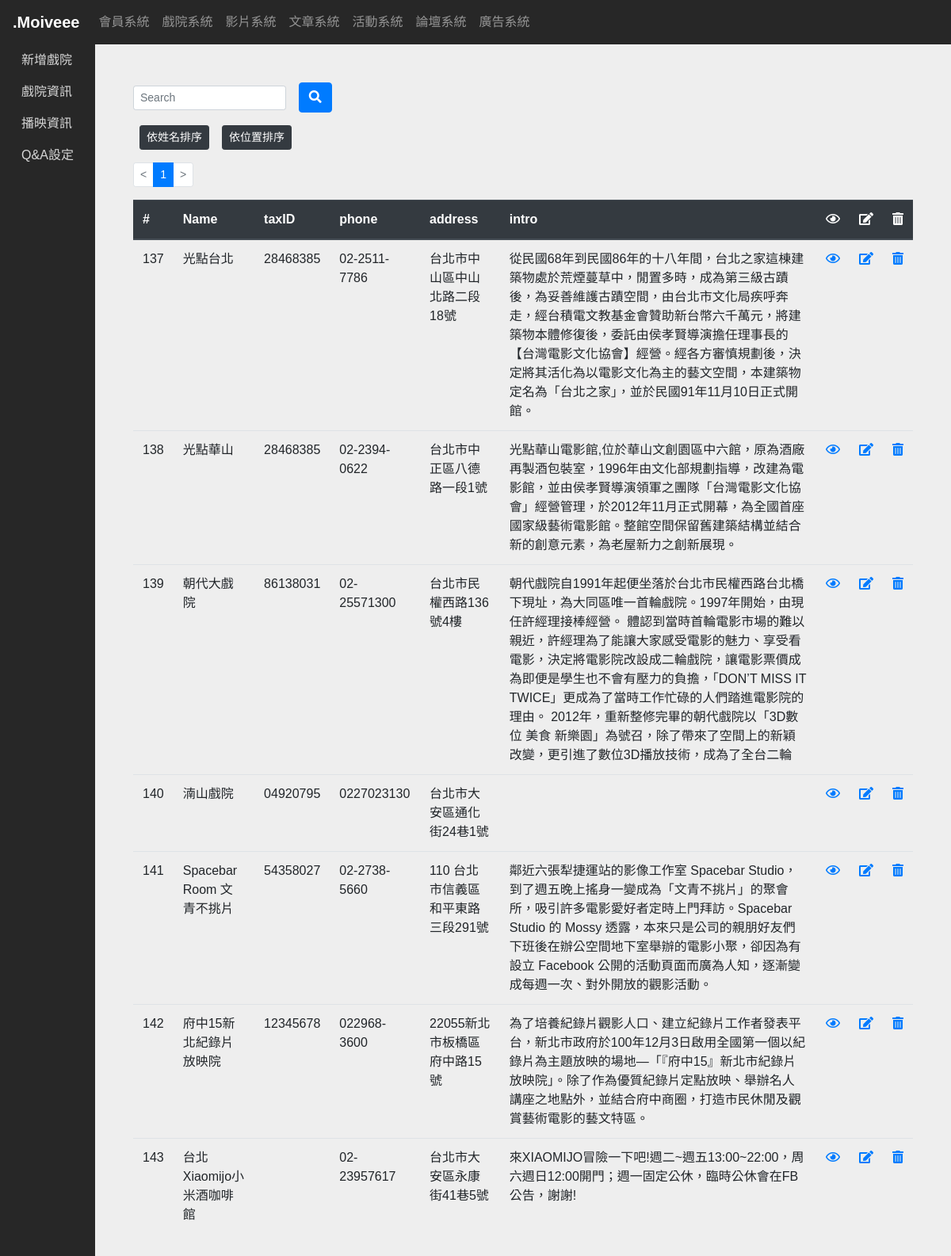
The app's page /php/cinema_ifmt_list.php with its own data.
### tables this page shows
CREATE TABLE `cinema` (
  `sid` int(11) NOT NULL,
  `name` varchar(255) NOT NULL,
  `img` varchar(255) NOT NULL,
  `taxID` varchar(255) NOT NULL,
  `phone` varchar(255) NOT NULL,
  `address` varchar(255) NOT NULL,
  `account` varchar(255) NOT NULL,
  `password` varchar(255) NOT NULL,
  `intro` varchar(255) NOT NULL
);

### php/cinema_ifmt_list.php (the view, shortened to what this page needs)
<?php include __DIR__. './PDO.php'?>
<?php
    $per_page = 10;
    $page = isset($_GET['page']) ? intval($_GET['page']) : 1;
    $t_sql = "SELECT COUNT(1) FROM cinema";
    $t_stmt = $pdo->query($t_sql);
    $total_rows = $t_stmt->fetch(PDO::FETCH_NUM)[0];
    $total_pages = ceil($total_rows/$per_page);
    $sn = isset($_GET['search']) ? $_GET['search'] : '';
try{
    if(! empty($sn)){
        $ssn = "'%".$_GET['search']."%'";
        $st_sql = sprintf("SELECT COUNT(1) FROM cinema where `name` like %s ",$ssn);
        $st_stmt = $pdo->query($st_sql);
        $stotal_rows = $st_stmt->fetch(PDO::FETCH_NUM)[0];
        $sper_page = 15;
        $stotal_pages = ceil($stotal_rows/$sper_page);
        if($page < 1) $page = 1;
        if($page > $stotal_pages) $page = $stotal_pages;
        $sql = sprintf("SELECT * FROM cinema where `name` like %s LIMIT %s, %s",$ssn ,($page-1)*$sper_page, $sper_page);
    } else {
    $sql = sprintf("SELECT * FROM cinema LIMIT %s, %s", ($page-1)*$per_page, $per_page);
    }
    $stmt = $pdo->query($sql);
    $rows = $stmt->fetchAll(PDO::FETCH_ASSOC);
}catch (PDOException $ex){
    $error_msg = '查無此資料';
}
?>
<?php include __DIR__. './head.php' ?>
<?php include __DIR__. './nav.php' ?>
<?php include __DIR__. './cinema_sidenav.php' ?>
<section class="dashboard">
        <div class="input-group mb-3">
            <form name="search" class="form-inline md-form form-sm" method="GET">
                <input name="search" class="form-control form-control-sm mr-3 w-75" type="text" placeholder="Search" aria-label="Search" value="<?= $sn ?>">
                <button type="submit" class="btn btn-primary"><i class="fas fa-search" aria-hidden="true"></i></button>
            </form>
        </div>
        <div class="mb-3">
            <div class="d-flex align-items-md-end">
                <button type="button" class="btn btn-dark btn-sm mx-2">依姓名排序</button>
                <button type="button" class="btn btn-dark btn-sm mx-2">依位置排序</button>
            </div>
        </div>
    <?php if(! empty($sn)){ ?>
        <div class="row">
            <div class="col-lg-12">
                <nav>
                    <ul class="pagination pagination-sm">
                        <li class="page-item <?= $page<=1 ? 'disabled' : '' ?>">
                            <a class="page-link" href="?search=<?= isset($sn) ? $sn : ''?>&page=<?= $page-1 ?>">&lt;</a>
                        </li>
                        <?php for($i=1; $i<$stotal_pages; $i++): ?>
                            <li class="page-item <?= $i==$page ? 'active' : '' ?>">
                                <a class="page-link" href="?search=<?= isset($sn) ? $sn : ''?>&page=<?= $i ?>"><?= $i ?></a>
                            </li>
                        <?php endfor ?>
                        <li  class="page-item <?= $page>=$stotal_pages ? 'disabled' : '' ?>">
                            <a class="page-link" href="?search=<?= isset($sn) ? $sn : ''?>&page=<?= $page+1 ?>">&gt;</a>
                        </li>
                    </ul>
                </nav>
            </div>
        </div>
    <?php } else{ ?>
        <div class="row">
            <div class="col-lg-12">
                <nav>
                    <ul class="pagination pagination-sm">
                        <li class="page-item <?= $page<=1 ? 'disabled' : '' ?>">
                            <a class="page-link" href="?search=<?= isset($sn) ? $sn : ''?>&page=<?= $page-1 ?>">&lt;</a>
                        </li>
                        <?php for($i=1; $i<=$total_pages; $i++): ?>
                            <li class="page-item <?= $i==$page ? 'active' : '' ?>">
                                <a class="page-link" href="?search=<?= isset($sn) ? $sn : ''?>&page=<?= $i ?>"><?= $i ?></a>
                            </li>
                        <?php endfor ?>
                        <li class="page-item <?= $page>=$total_pages ? 'disabled' : '' ?>">
                            <a class="page-link" href="?search=<?= isset($sn) ? $sn : ''?>&page=<?= $page+1 ?>">&gt;</a>
                        </li>
                    </ul>
                </nav>
            </div>
        </div>
    <?php } ?>
        <div class="row">
            <div class="col-lg-12">
                <table class="table table-hover">
                    <?php if(empty($error_msg)){ ?>
                    <thead class="thead-dark">
                    <tr">
                        <th scope="col">#</th>
                        <th scope="col">Name</th>
                        <th scope="col">taxID</th>
                        <th scope="col">phone</th>
                        <th scope="col">address</th>
                        <th scope="col">intro</th>
                        <th scope="col"><i class="far fa-eye"></i></i></th>
                        <th scope="col"><i class="fas fa-edit"></i></th>
                        <th scope="col"><i class="fas fa-trash-alt"></i></th>
                    </thead>
                    <tbody>
                        <?php foreach($rows as $row): ?>
                            <tr>
                                <td><?= $row['sid'] ?></td>
                                <td><?= $row['name'] ?></td>
                                <td><?= $row['taxID'] ?></td>
                                <td><?= $row['phone'] ?></td>
                                <td><?= strip_tags($row['address']) ?></td>
                                <td><?= htmlentities($row['intro']) ?></td>
                                <td>
                                    <a href="cinema_ifmt_list_review.php?sid=<?= $row['sid'] ?>"><i class="far fa-eye"></i></i></a>
                                </td>
                                <td>
                                    <a href="cinema_ifmt_list_edit.php?sid=<?= $row['sid'] ?>"><i class="fas fa-edit"></i></a>
                                </td>
                                <td>
                                    <a href="javascript: delete_it(<?= $row['sid'] ?>)">
                                        <i class="fas fa-trash-alt"></i>
                                    </a>
                                </td>
                            </tr>
                        <?php endforeach; ?>
                    <?php }else{ ?>
                            <h4><?= $error_msg ?></h4>
                    <?php } ?>
                    </tbody>
                </table>
            </div>
        </div>
</section>
<?php include __DIR__. './foot.php' ?>

### css/main.css (style rules this page uses)
html,body { background:#eee; font-family:'Noto Sans TC', sans-serif,Verdana, Geneva, Tahoma, sans-serif; }
.dashboard { position:fixed; top:56px; left:120px; right:0; bottom:auto; padding:3rem; }

### php/head.php (style rules this page uses)
html,body { background:#eee; font-family:'Noto Sans TC', sans-serif,Verdana, Geneva, Tahoma, sans-serif; }
.dashboard { position:absolute; top:56px; left:120px; right:0; padding:3rem; }

### records on screen
cinema: sid "137", name "光點台北", taxID "28468385", phone "02-2511-7786", address "台北市中山區中山北路二段18號", intro "從民國68年到民國86年的十八年間，台北之家這棟建築物處於荒煙蔓草中，閒置多時，成為第三級古蹟後，為妥善維護古蹟空間，由台北市文化局疾呼奔走，經台積電文教基金會贊助新台幣六千萬元，將建築物本體修復後，委託由侯孝賢導演擔任理事長的【台灣電影文化協會】經營。經各方審慎規劃後，決定將其活化為以電影文化為主的藝文空間，本建築物定名為「台北之家」，並於民國91年11月10日正式開館。"
cinema: sid "138", name "光點華山", taxID "28468385", phone "02-2394-0622", address "台北市中正區八德路一段1號", intro "光點華山電影館,位於華山文創園區中六館，原為酒廠再製酒包裝室，1996年由文化部規劃指導，改建為電影館，並由侯孝賢導演領軍之團隊「台灣電影文化協會」經營管理，於2012年11月正式開幕，為全國首座國家級藝術電影館。整館空間保留舊建築結構並結合新的創意元素，為老屋新力之創新展現。"
cinema: sid "139", name "朝代大戲院", taxID "86138031", phone "02-25571300", address "台北市民權西路136號4樓", intro "朝代戲院自1991年起便坐落於台北市民權西路台北橋下現址，為大同區唯一首輪戲院。1997年開始，由現任許經理接棒經營。 體認到當時首輪電影市場的難以親近，許經理為了能讓大家感受電影的魅力、享受看電影，決定將電影院改設成二輪戲院，讓電影票價成為即便是學生也不會有壓力的負擔，「DON’T MISS IT TWICE」更成為了當時工作忙碌的人們踏進電影院的理由。 2012年，重新整修完畢的朝代戲院以「3D數位 美食 新樂園」為號召，除了帶來了空間上的新穎改變，更引進了數位3D播放技術，成為了全台二輪"
cinema: sid "140", name "湳山戲院", taxID "04920795", phone "0227023130", address "台北市大安區通化街24巷1號"
cinema: sid "141", name "Spacebar Room 文青不挑片", taxID "54358027", phone "02-2738-5660", address "110 台北市信義區和平東路三段291號", intro "鄰近六張犁捷運站的影像工作室 Spacebar Studio，到了週五晚上搖身一變成為「文青不挑片」的聚會所，吸引許多電影愛好者定時上門拜訪。Spacebar Studio 的 Mossy 透露，本來只是公司的親朋好友們下班後在辦公空間地下室舉辦的電影小聚，卻因為有設立 Facebook 公開的活動頁面而廣為人知，逐漸變成每週一次、對外開放的觀影活動。"
cinema: sid "142", name "府中15新北紀錄片放映院", taxID "12345678", phone "022968-3600", address "22055新北市板橋區府中路15號", intro "為了培養紀錄片觀影人口、建立紀錄片工作者發表平台，新北市政府於100年12月3日啟用全國第一個以紀錄片為主題放映的場地—「『府中15』新北市紀錄片放映院」。除了作為優質紀錄片定點放映、舉辦名人講座之地點外，並結合府中商圈，打造市民休閒及觀賞藝術電影的藝文特區。"
cinema: sid "143", name "台北 Xiaomijo小米酒咖啡館", phone "02-23957617", address "台北市大安區永康街41巷5號", intro "來XIAOMIJO冒險一下吧!週二~週五13:00~22:00，周六週日12:00開門；週一固定公休，臨時公休會在FB公告，謝謝!"
